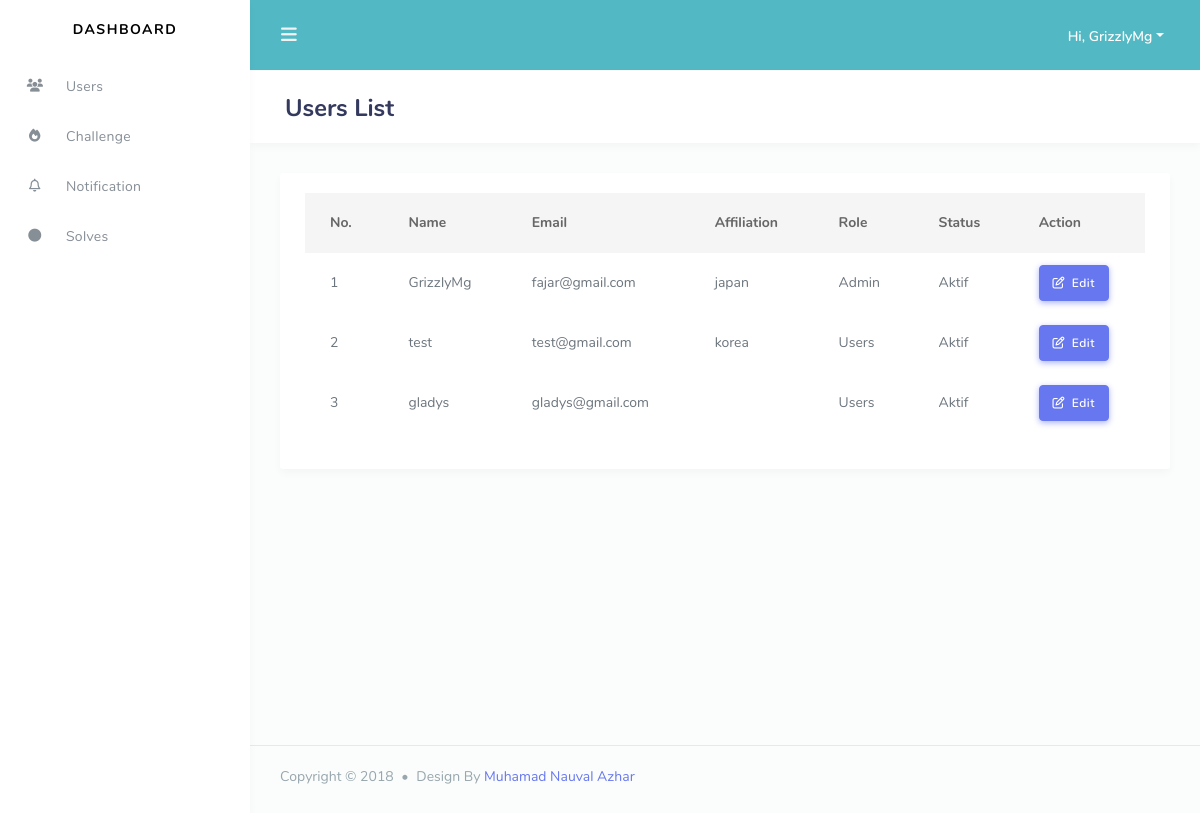
/admin/dashboard/users/index.php (signed in), run on an earlier commit of the app's database.
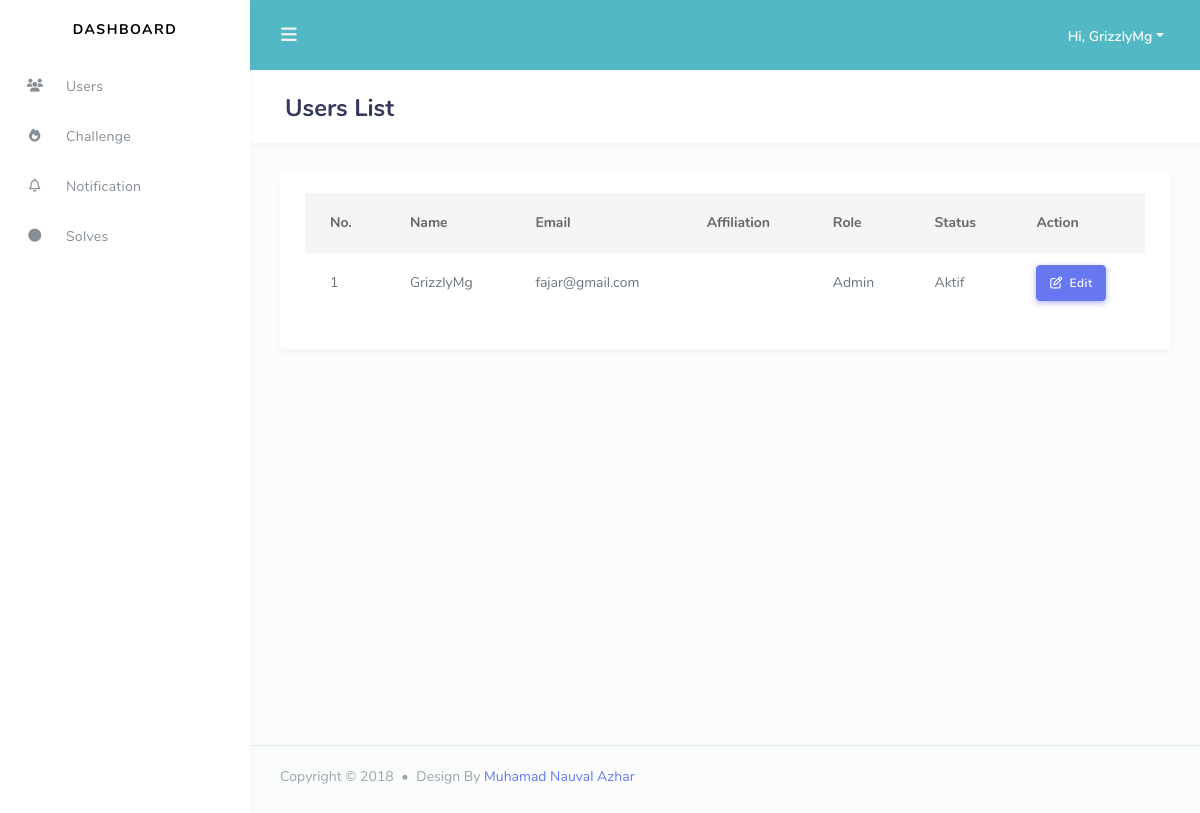
And on a later commit of the database.
### tables this page shows
CREATE TABLE `users` (
  `id_user` int(11) NOT NULL,
  `username` varchar(30) NOT NULL,
  `password` char(32) NOT NULL,
  `email` varchar(50) NOT NULL,
  `affiliation` varchar(30) DEFAULT NULL,
  `role` int(11) NOT NULL,
  `status` int(11) NOT NULL
);

### admin/dashboard/users/index.php (the view, shortened to what this page needs)
<!DOCTYPE html>
<html lang="en">
<head>
  <?php
    $pre="../";
    include '../template/css.php';
  ?>
<body>
  <div id="app">
    <div class="main-wrapper main-wrapper-1">
        <?php
          $home='../';
          $user='./';
          $chall='../challenge/';
          $notif='../notification/';
          $solve='../solves';
          include '../template/nav.php';
        ?>
      <div class="main-content">
        <section class="section">
          <div class="section-header">
            <h1>Users List</h1>
          </div>
          <div class="section-body">
            <?php
              include '../template/root.php';
              $read_users="SELECT * from users";
              $view = $conn -> query($read_users);
              $no = 1;
            ?>
            <div class="card">
              <div class="card-body">
                <div class="table-responsive">
                        <table class="table table-hover">
                          <thead>
                            <tr>
                              <th scope="col">No.</th>
                              <th scope="col">Name</th>
                              <th scope="col">Email</th>
                              <th scope="col">Affiliation</th>
                              <th scope="col">Role</th>
                              <th scope="col">Status</th>
                              <th scope="col">Action</th>
                            </tr>
                          </thead>
                          <tbody>
                          <?php
                            while($view_users=$view->fetch_array(MYSQLI_ASSOC)){
                          ?>
                              <tr>
                                <td><?php echo $no++; ?></td>
                                <td><?php echo $view_users['username'];?></td>
                                <td><?php echo $view_users['email'];?></td>
                                <td><?php echo $view_users['affiliation'];?></td>
                                <td><?php echo ($view_users['role']==1?"Admin" : "Users");?></td>
                                <td><?php echo ($view_users['status']==1?"Aktif" : "Banned");?></td>
                                <td>
                                <a href="#" class="btn btn-icon icon-left btn-primary"><i class="far fa-edit"></i> Edit</a>
                                </td>
                              </tr>
                            <?php }?>
                          </tbody>
                        </table>
                      </div>
              </div>
            </div>
          </div>
        </section>
      </div>
      <footer class="main-footer">
        <div class="footer-left">
          Copyright &copy; 2018 <div class="bullet"></div> Design By <a href="https://nauval.in/">Muhamad Nauval Azhar</a>
        </div>
      </footer>
    </div>
  </div>
</body>
</html>

### admin/dashboard/template/css.php (shortened to what this page needs)
<link rel="stylesheet" href="<?php echo $pre;?>assets/modules/bootstrap/css/bootstrap.min.css">
<link href="https://cdnjs.cloudflare.com/ajax/libs/summernote/0.8.12/summernote-bs4.css" rel="stylesheet">
<link rel="stylesheet" href="<?php echo $pre;?>assets/modules/codemirror/lib/codemirror.css">
<link rel="stylesheet" href="<?php echo $pre;?>assets/modules/codemirror/theme/duotone-dark.css">
<link rel="stylesheet" href="<?php echo $pre;?>assets/modules/jquery-selectric/selectric.css">
<link rel="stylesheet" href="<?php echo $pre;?>assets/modules/izitoast/css/iziToast.min.css">
<link rel="stylesheet" href="<?php echo $pre;?>assets/css/custom.css">
<link rel="stylesheet" href="<?php echo $pre;?>assets/css/style.css">
<link rel="stylesheet" href="<?php echo $pre;?>assets/css/components.css">

### admin/dashboard/template/nav.php (shortened to what this page needs)
<?php
    require_once 'connection.php';
    $id = $_SESSION['id'];
    $sql = "SELECT username FROM users WHERE id_user='$id'";
    $result = $conn->query($sql);
    $username = $result->fetch_assoc()['username'];
?>
<div class="navbar-bg"></div>
<nav class="navbar navbar-expand-lg main-navbar">
        <form class="form-inline mr-auto">
        <ul class="navbar-nav mr-3">
        <li><a href="#" data-toggle="sidebar" class="nav-link nav-link-lg"><i class="fas fa-bars"></i></a></li>
        </ul>
    </form>
    <ul class="navbar-nav navbar-right">
        <li class="dropdown"><a href="#" data-toggle="dropdown" class="nav-link dropdown-toggle nav-link-lg nav-link-user">
        <div class="d-sm-none d-lg-inline-block">Hi, <?php echo $username ?></div></a>
        </li>
    </ul>
</nav>
    <div class="main-sidebar sidebar-style-2">
    <aside id="sidebar-wrapper">
        <div class="sidebar-brand">
        <a href="<?php echo $home; ?>">Dashboard</a>
        </div>
        <ul class="sidebar-menu">
            <li class="dropdown active">
            <li>
                <a class="nav-link" href="<?php echo $user; ?>"><i class="fas fa-users"></i> <span>Users</span></a>
            </li>
            <li>
                <a class="nav-link" href="<?php echo $chall; ?>"><i class="fas fa-fire"></i> <span>Challenge</span></a>
            </li>
            <li>
                <a class="nav-link" href="<?php echo $notif; ?>"><i class="far fa-bell"></i> <span>Notification</span></a>
            </li>
            <li>
                <a class="nav-link" href="<?php echo $solve; ?>"><i class="fas fa-circle"></i> <span>Solves</span></a>
            </li>
        </ul>
    </div>

### admin/dashboard/assets/css/custom.css (style rules this page uses)
.navbar-bg { background-color: #52b8c3 !important; }

What changed in the data, as far as the page shows it:
removed users: username "test", email "test@gmail.com", affiliation "korea", role "Users", status "Aktif"
removed users: username "gladys", email "gladys@gmail.com", role "Users", status "Aktif"
changed users "GrizzlyMg": affiliation "japan" → (not shown)
